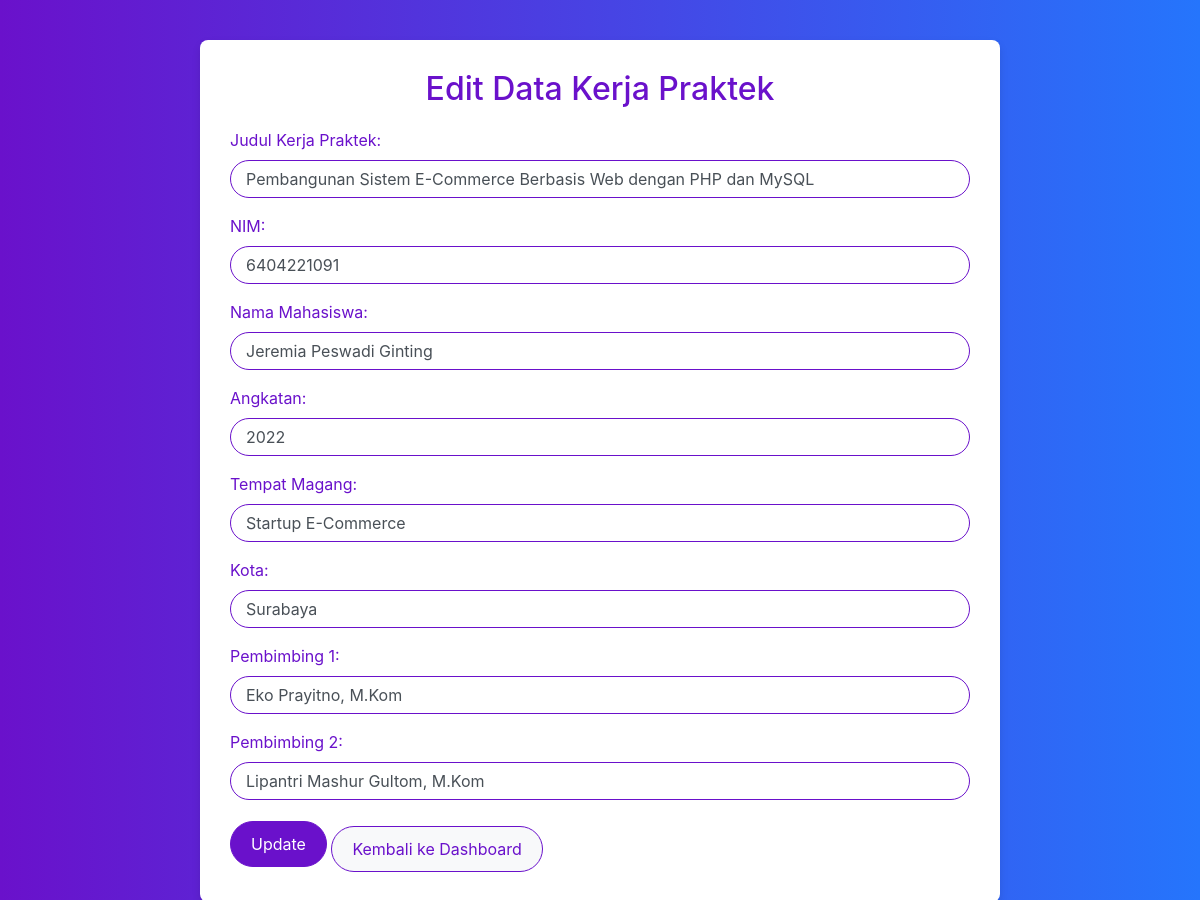
The page /edit_kerja_praktek.php?id=21 (signed in) on the database its author committed.
### tables this page shows
CREATE TABLE `kerja_praktek` (
  `id` int(11) NOT NULL,
  `judul` varchar(255) NOT NULL,
  `nim` varchar(20) NOT NULL,
  `nama_mahasiswa` varchar(100) NOT NULL,
  `angkatan` year(4) NOT NULL,
  `tempat_magang` varchar(255) NOT NULL,
  `kota` varchar(100) NOT NULL,
  `pembimbing1` varchar(100) DEFAULT NULL,
  `pembimbing2` varchar(100) DEFAULT NULL
);

### edit_kerja_praktek.php (the view, shortened to what this page needs)
<?php
include 'db.php';
if (isset($_GET['id'])) {
    $id = $_GET['id'];
    $sql = "SELECT * FROM kerja_praktek WHERE id = ?";
    $stmt = $conn->prepare($sql);
    $stmt->bind_param("i", $id);
    $stmt->execute();
    $result = $stmt->get_result();
    if ($result->num_rows > 0) {
        $row = $result->fetch_assoc();
    } else {
        echo "Data tidak ditemukan!";
        exit();
    }
} else {
    echo "ID tidak disediakan!";
    exit();
}
?>
<!DOCTYPE html>
<html lang="en">
<head>
    <link rel="stylesheet" href="https://stackpath.bootstrapcdn.com/bootstrap/4.3.1/css/bootstrap.min.css">
</head>
<body>
    <div class="container">
        <h2>Edit Data Kerja Praktek</h2>
        <form action="update_kerja_praktek.php" method="post" onsubmit="return validateForm()">
            <div class="form-group">
                <label for="judul">Judul Kerja Praktek:</label>
                <input type="text" class="form-control" id="judul" name="judul" value="<?php echo htmlspecialchars($row['judul']); ?>" required>
            </div>
            <div class="form-group">
                <label for="nim">NIM:</label>
                <input type="text" class="form-control" id="nim" name="nim" value="<?php echo htmlspecialchars($row['nim']); ?>" required>
            </div>
            <div class="form-group">
                <label for="nama_mahasiswa">Nama Mahasiswa:</label>
                <input type="text" class="form-control" id="nama_mahasiswa" name="nama_mahasiswa" value="<?php echo htmlspecialchars($row['nama_mahasiswa']); ?>" required>
            </div>
            <div class="form-group">
                <label for="angkatan">Angkatan:</label>
                <input type="number" class="form-control" id="angkatan" name="angkatan" value="<?php echo htmlspecialchars($row['angkatan']); ?>" required>
            </div>
            <div class="form-group">
                <label for="tempat_magang">Tempat Magang:</label>
                <input type="text" class="form-control" id="tempat_magang" name="tempat_magang" value="<?php echo htmlspecialchars($row['tempat_magang']); ?>" required>
            </div>
            <div class="form-group">
                <label for="kota">Kota:</label>
                <input type="text" class="form-control" id="kota" name="kota" value="<?php echo htmlspecialchars($row['kota']); ?>" required>
            </div>
            <div class="form-group">
                <label for="pembimbing1">Pembimbing 1:</label>
                <input type="text" class="form-control" id="pembimbing1" name="pembimbing1" value="<?php echo htmlspecialchars($row['pembimbing1']); ?>">
            </div>
            <div class="form-group">
                <label for="pembimbing2">Pembimbing 2:</label>
                <input type="text" class="form-control" id="pembimbing2" name="pembimbing2" value="<?php echo htmlspecialchars($row['pembimbing2']); ?>">
            </div>
            <button type="submit" class="btn btn-primary">Update</button>
            <a href="dashboard_koordinator.php" class="btn btn-secondary">Kembali ke Dashboard</a>
        </form>
    </div>
</body>
</html>

### edit_kerja_praktek.php (style rules this page uses)
body { background: linear-gradient(to right, #6a11cb, #2575fc); margin: 0; color: #212529; }
.container { background: #fff; padding: 30px; border-radius: 8px; box-shadow: 0 4px 8px rgba(0, 0, 0, 0.1); margin: 40px auto; max-width: 800px; }
h2 { color: #6a11cb; text-align: center; margin-bottom: 20px; }
.form-group label { color: #6a11cb; }
.form-control { border-radius: 25px; padding: 15px; border-color: #6a11cb; }
.btn-primary { background-color: #6a11cb; border-color: #6a11cb; border-radius: 25px; padding: 10px 20px; }
.btn-secondary { background-color: #f8f9fa; color: #6a11cb; border-color: #6a11cb; border-radius: 25px; padding: 10px 20px; margin-top: 10px; display: inline-block; }

### rows shown on the page
kerja_praktek: judul "Pembangunan Sistem E-Commerce Berbasis Web dengan PHP dan MySQL", nim "6404221091", nama_mahasiswa "Jeremia Peswadi Ginting", angkatan "2022", tempat_magang "Startup E-Commerce", kota "Surabaya", pembimbing1 "Eko Prayitno, M.Kom", pembimbing2 "Lipantri Mashur Gultom, M.Kom"
